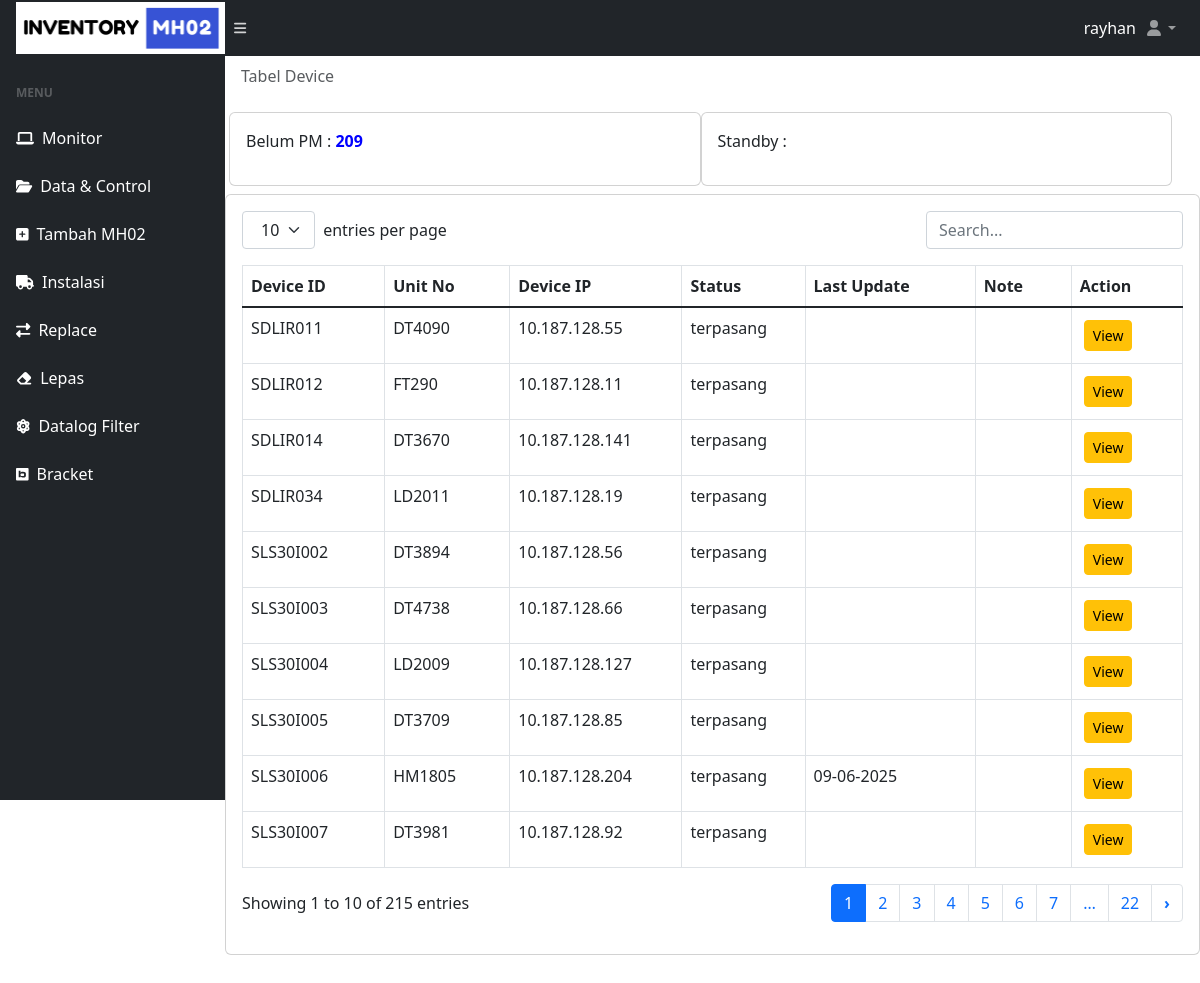
/prev-maintenance.php (signed in), run on the app's committed database.
### tables this page shows
CREATE TABLE `devices` (
  `id` int(11) NOT NULL,
  `deviceid` varchar(50) NOT NULL,
  `unitno` varchar(50) DEFAULT NULL,
  `deviceip` varchar(50) DEFAULT NULL,
  `mh02status` varchar(55) NOT NULL,
  `modem_cpe` varchar(20) NOT NULL,
  `power` varchar(20) NOT NULL,
  `last_update` varchar(55) NOT NULL,
  `note` longtext NOT NULL,
  `date_created` varchar(25) NOT NULL
);

### prev-maintenance.php (the view, shortened to what this page needs)
<?php
include("database/db.php");
?>
<!DOCTYPE html>
<html lang="en">
<head>
  <?php include('./include/meta.php') ?>
</head>
<body class="sb-nav-fixed">
  <?php include('./include/nav.php') ?>
  <div id="layoutSidenav">
    <?php include('./include/sidenav.php') ?>
    <div id="layoutSidenav_content">
    <main>
        <div class="container-fluid px-3">
          <ol class="breadcrumb mb-4 mt-2">
            <li class="breadcrumb-item active">Tabel Device</li>
          </ol>
          <div class="col-md-12 row">
            <?php
            $get_terpasang = mysqli_query($conn, "SELECT * FROM devices WHERE mh02status LIKE 'terpasang'");
            $stok_terpasang = mysqli_num_rows($get_terpasang);
            ?>
            <div class="card card-body mb-2 col-md-3">
              <p>Belum PM : <b style="color: blue;"><?= $stok_terpasang ?></b></p>
            </div>
            <div class="card card-body mb-2 col-md-3">
              <p>Standby : <b style="color: green;"><?= $stok_standby ?></b></p>
            </div>
          </div>
          </div>
          <div class="card">
            <div class="card-body">
              <table id="datatablesSimple">
                <thead>
                  <tr style="font-size: 16px;">
                    <th>Device ID</th>
                    <th>Unit No</th>
                    <th>Device IP</th>
                    <th>Status</th>
                    <th>Last Update</th>
                    <th>Note</th>
                    <th>Action</th>
                  </tr>
                </thead>
                <tbody>
                  <?php
                  $get_paket = mysqli_query($conn, "SELECT * FROM devices");
                  while ($p = mysqli_fetch_array($get_paket)) {
                  ?>
                    <tr style="font-size: 16px;" id="klik-tabel">
                      <td><?php echo $p['deviceid']; ?></td>
                      <td><?php echo $p['unitno']; ?></td>
                      <td><?php echo $p['deviceip']; ?></td>
                      <td><?php echo $p['mh02status']; ?></td>
                      <td><?php echo $p['last_update']; ?></td>
                      <td><?php echo substr(implode(' ', explode(' ', $p['note'])), 0, 10);?>
                      </td>
                      <td><a class="btn btn-sm btn-warning m-1" href="edit-unit.php?deviceid=<?= $p['deviceid'] ?>">View</a></td>
                    </tr>
                  <?php } ?>
                </tbody>
              </table>
            </div>
          </div>
      </main>
    </div>
  </div>
</body>
</html>

### data on the page
devices: deviceid "SDLIR011", unitno "DT4090", deviceip "10.187.128.55", mh02status "terpasang"
devices: deviceid "SDLIR012", unitno "FT290", deviceip "10.187.128.11", mh02status "terpasang"
devices: deviceid "SDLIR014", unitno "DT3670", deviceip "10.187.128.141", mh02status "terpasang"
devices: deviceid "SDLIR034", unitno "LD2011", deviceip "10.187.128.19", mh02status "terpasang"
devices: deviceid "SLS30I002", unitno "DT3894", deviceip "10.187.128.56", mh02status "terpasang"
devices: deviceid "SLS30I003", unitno "DT4738", deviceip "10.187.128.66", mh02status "terpasang"
devices: deviceid "SLS30I004", unitno "LD2009", deviceip "10.187.128.127", mh02status "terpasang"
devices: deviceid "SLS30I005", unitno "DT3709", deviceip "10.187.128.85", mh02status "terpasang"
devices: deviceid "SLS30I006", unitno "HM1805", deviceip "10.187.128.204", mh02status "terpasang", last_update "09-06-2025"
devices: deviceid "SLS30I007", unitno "DT3981", deviceip "10.187.128.92", mh02status "terpasang"

### other printed values
$_SESSION['admin']['username'] "rayhan"
$stok_terpasang "209"
